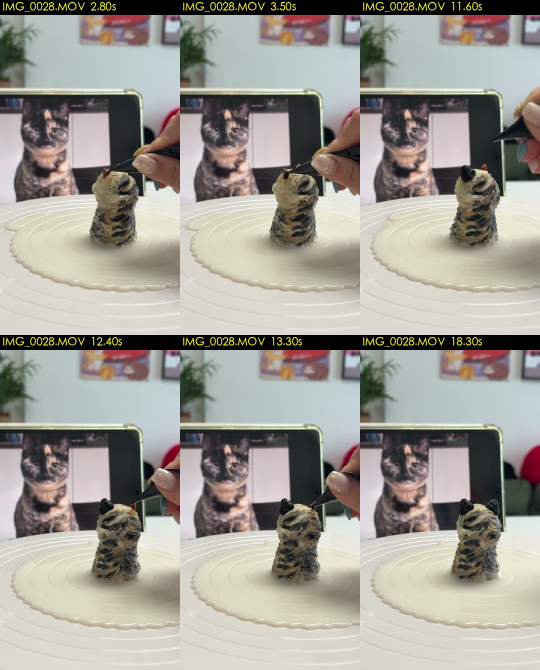
#> input picture assets/action-examples/01-ear.jpg, 1080 x 1340 px (shown at 1/2 size)
$ python cover_prep.py ../assets/action-examples/01-ear.jpg out.png
#> lines starting #> are read from the running program, lines starting #| are printed output that depends on the picture
#!/usr/bin/env python3
"""
cover_prep.py - 封面照片居中黑边适配工具 (Letterbox Fit)
解决问题：
1. 自动纠正 EXIF 旋转；
2. 保持原图完整内容（不进行任何暴力裁切破坏构图），按原图宽高比自适应缩放并居中放置在 1080x1920 竖屏画布上；
3. 上下自动留出对称纯黑边 (Letterbox)，适合非编与短视频平台发布。
"""

import sys
import os
import shutil
import subprocess
import tempfile
from PIL import Image, ImageOps


def open_image(input_path):
    """打开封面照片；iPhone 的 HEIC 优先用 pillow-heif，没有时在 macOS 上用系统 sips 转 JPG。"""
#> called with input_path = '../assets/action-examples/01-ear.jpg'
    try:
        return Image.open(input_path)
#> returned value is the input picture: PIL image 1080x1340 RGB; mean R, G, B 159.4, 155.8, 148.3
    except Exception as first_error:
        if os.path.splitext(input_path)[1].lower() not in ('.heic', '.heif'):
            raise
        try:
            import pillow_heif
            pillow_heif.register_heif_opener()
            return Image.open(input_path)
        except ImportError:
            pass
        if not shutil.which('sips'):
            raise RuntimeError('无法读取 HEIC：请安装 pillow-heif（pip install pillow-heif），或先把照片转成 JPG') from first_error
        tmp = tempfile.NamedTemporaryFile(suffix='.jpg', delete=False).name
        subprocess.run(['sips', '-s', 'format', 'jpeg', input_path, '--out', tmp], check=True, capture_output=True)
        im = Image.open(tmp)
        im.load()
        os.unlink(tmp)
        return im

def prepare_cover(input_path, output_path="cover_upright.jpg"):
    if not os.path.exists(input_path):
        raise FileNotFoundError(f"找不到封面图: {input_path}")

    im = open_image(input_path)
    # 纠正 EXIF 旋转
    im = ImageOps.exif_transpose(im)

    w, h = im.size
#> w = 1080; h = 1340
    target_w, target_h = 1080, 1920

    # 保持原图长宽比，等比缩放到画布内（以宽或高撑满）
    ratio = min(target_w / float(w), target_h / float(h))
#> ratio = 1
    new_w = int(round(w * ratio))
#> new_w = 1080
    new_h = int(round(h * ratio))
#> new_h = 1340

    resized = im.resize((new_w, new_h), Image.Resampling.LANCZOS)

    # 创建纯黑背景
    canvas = Image.new('RGB', (target_w, target_h), (0, 0, 0))
#> canvas: PIL image 1080x1920 RGB; every value is 0
    paste_x = (target_w - new_w) // 2
#> paste_x = 0
    paste_y = (target_h - new_h) // 2
#> paste_y = 290
    canvas.paste(resized, (paste_x, paste_y))
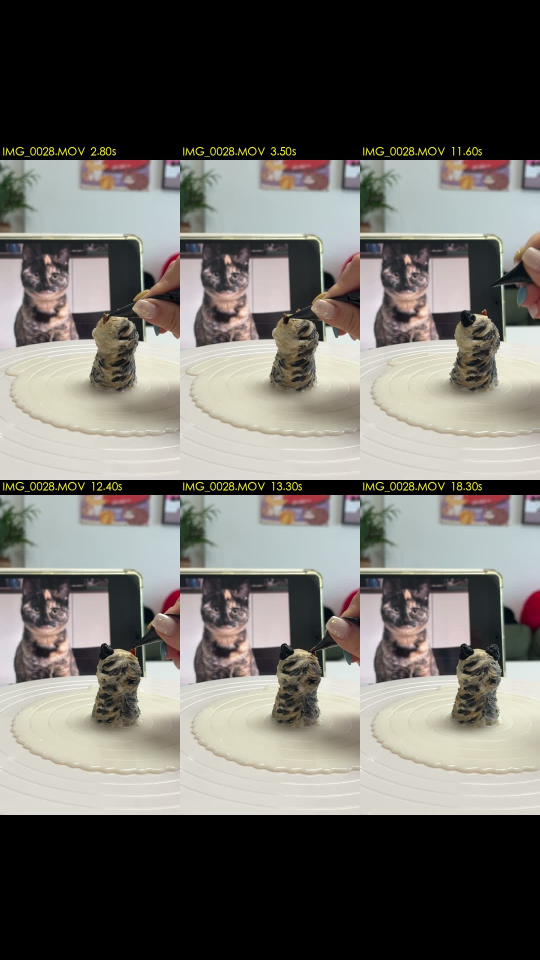
#> canvas: PIL image 1080x1920 RGB (shown at 1/2 size); mean R, G, B 111.2, 108.8, 103.5

    canvas.save(output_path, quality=95)
    print(f"✅ 封面已生成（原图居中不裁剪，上下黑边适配 1080x1920）: {output_path}")
    return output_path

if __name__ == "__main__":
    if len(sys.argv) < 2:
        print("用法: python3 cover_prep.py <input_image> [output_image]")
        sys.exit(1)
    out = sys.argv[2] if len(sys.argv) > 2 else "cover_upright.jpg"
    prepare_cover(sys.argv[1], out)

$ run again, on assets/action-examples/02-highlight.jpg
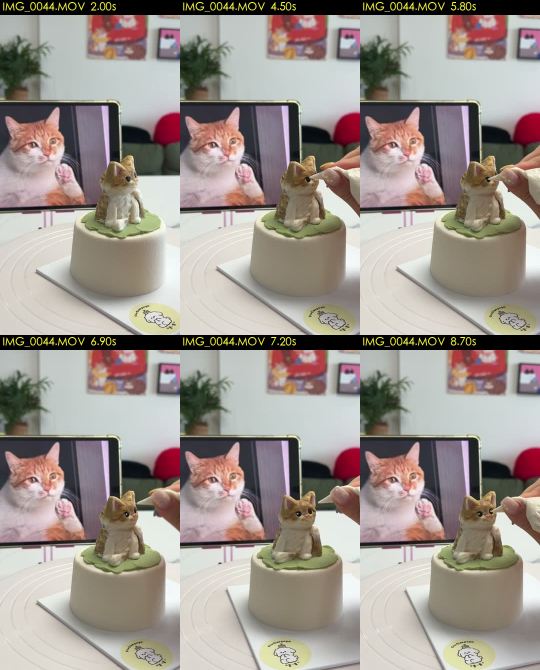
#> input picture assets/action-examples/02-highlight.jpg, 1080 x 1340 px (shown at 1/2 size)
#> in open_image, returned value is the input picture: PIL image 1080x1340 RGB; mean R, G, B 156.7, 147.5, 140.6
#> in prepare_cover, `canvas.paste(resized, (paste_x, paste_y))`:
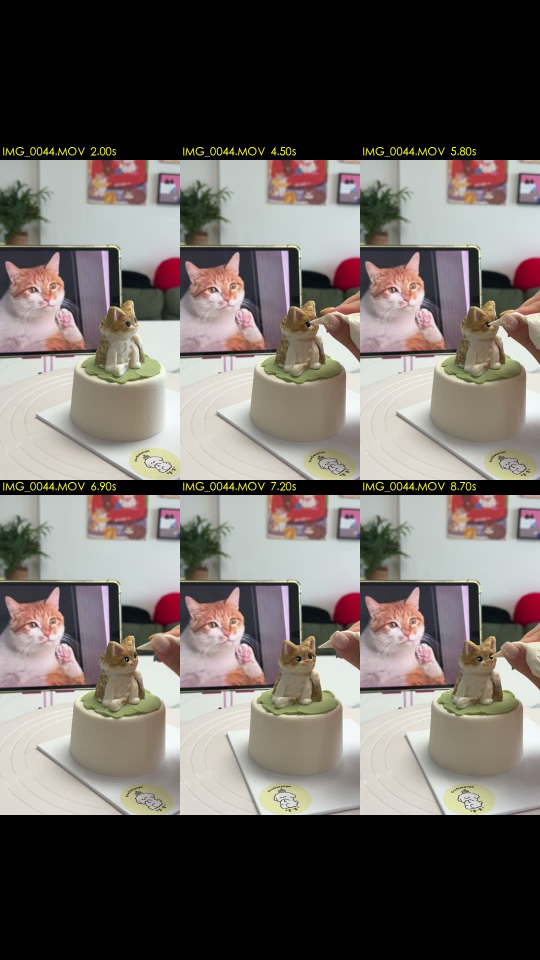
#> canvas: PIL image 1080x1920 RGB (shown at 1/2 size); mean R, G, B 109.4, 103, 98.2

$ run again, on assets/action-examples/03-orange.jpg
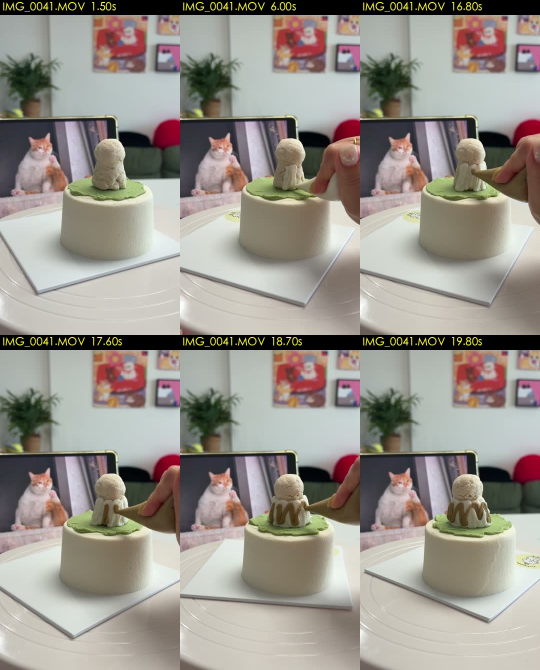
#> input picture assets/action-examples/03-orange.jpg, 1080 x 1340 px (shown at 1/2 size)
#> in open_image, returned value is the input picture: PIL image 1080x1340 RGB; mean R, G, B 152.2, 146.6, 138.3
#> in prepare_cover, `canvas.paste(resized, (paste_x, paste_y))`:
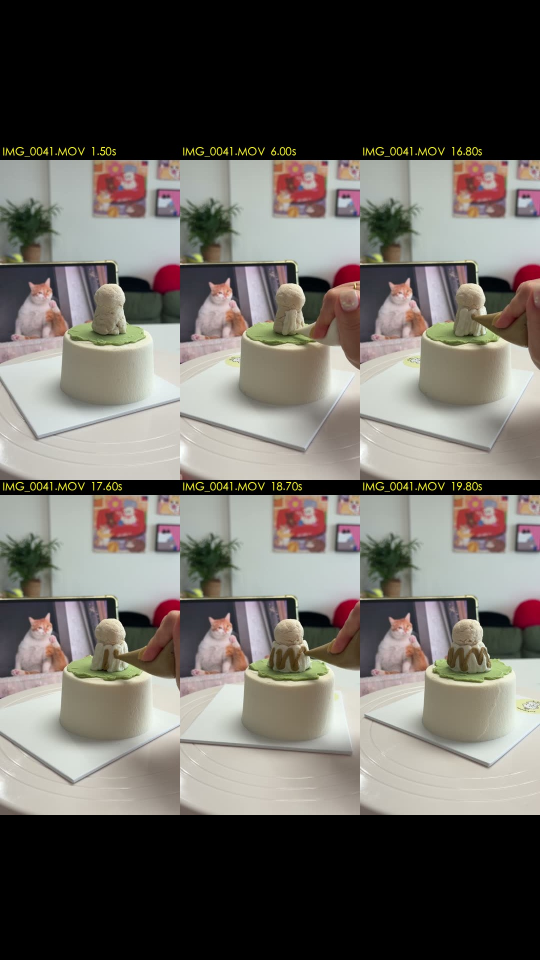
#> canvas: PIL image 1080x1920 RGB (shown at 1/2 size); mean R, G, B 106.2, 102.3, 96.6
